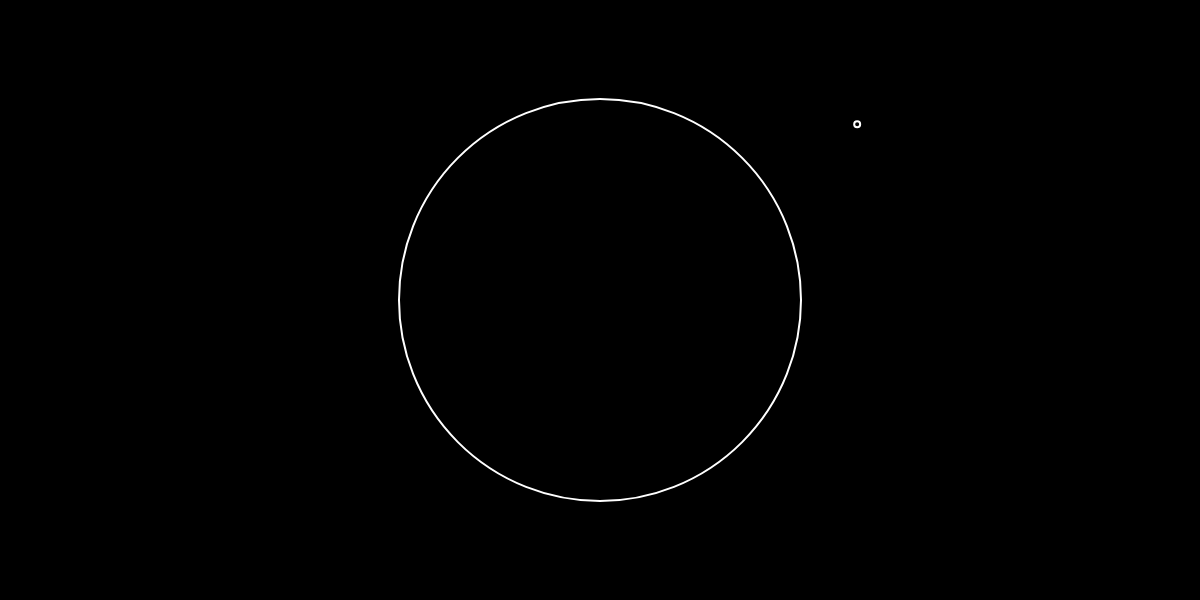
Frame 1 (no input)
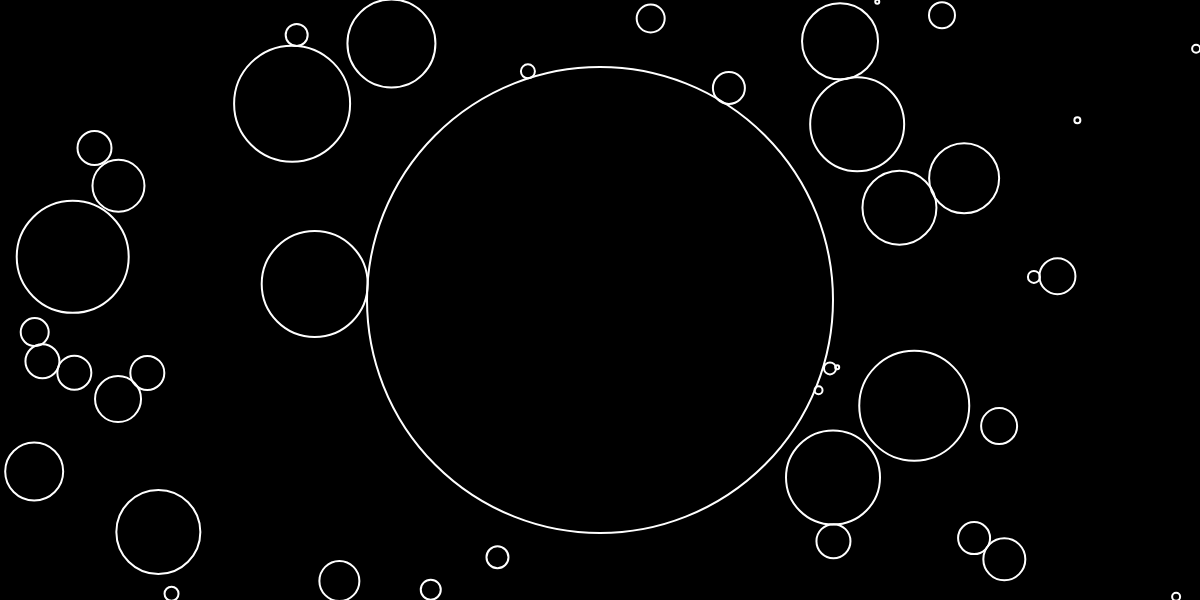
Frame 60 (no input)
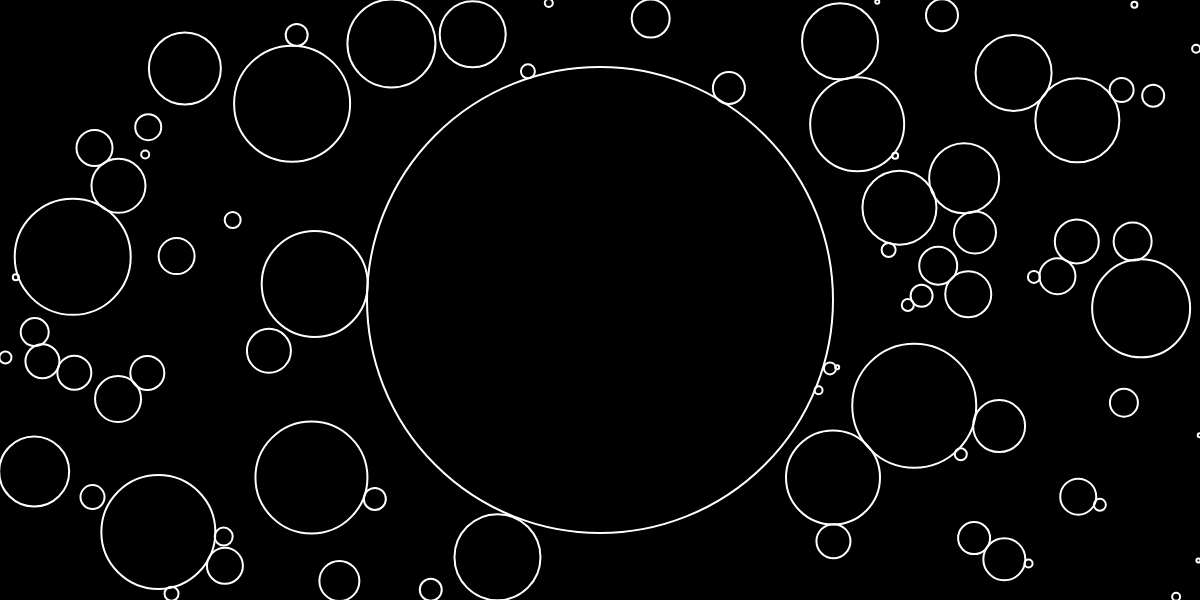
Frame 120 (the mouse pressed at the canvas centre since frame 60)

The p5.js sketch that drew these frames (run headless with seeded random() and noise() and a simulated clock; from frame 60 on, the mouse is pressed at the canvas centre):

// p5.js sketch
// ── sketch.js

let circles = [];
let circleNum = 200;
let radius = 2;

function setup() {
  background(0);
  createCanvas(1200,600);
  stroke(255);
  strokeWeight(1)
  let firstCircle = new Circle(width/2, height/2, 200);
  circles.push(firstCircle);
}

function draw() {
  background(0);

  let newC = newCircle();

  if (newC !=null) {
    circles.push(newC);
  }

  for (let i=0; i < circles.length; i++) {
    if (circles[i].growing) {
      if (circles[i].edges()) {
        circles[i].growing = false;
      } else {
        for (let j=0; j<circles.length; j++) {
          if (circles[i] != circles[j]) {
            let d = dist(circles[i].x, circles[i].y, circles[j].x, circles[j].y);
          if (d < circles[i].r + circles[j].r ) {
            circles[i].growing = false;
            break;
          }
        }
      }
      }
    }
    if (circles[i].edges()) { 
      circles[i].growing = false;
    } else {
      circles[i].grow();
    }
    circles[i].show();
  }
}


function newCircle() {

  let x = random(width)
  let y = random(height)
  let valid = true;
  for (let i=0; i < circles.length; i++) {
    let d = dist(x,y,circles[i].x, circles[i].y);
    if (d < circles[i].r) {
      valid = false;
      break;
    }
  }
  if (valid) { 
    return new Circle(x,y, radius);
  } else {
    return null;
  }
}
// ── circle.js
class Circle {

    constructor(x, y, r) {
        this.x = x;
        this.y = y;
        this.r = r;
        this.growing = true;
    }

    move() {
        this.x = this.x + random(-5, 5);
        this.y = this.y + random(-5, 5);
    }

    show() {
        stroke(255);
        strokeWeight(2);
        noFill();
        ellipse(this.x, this.y, this.r * 2, this.r * 2);
    }

    grow() {
        if (this.growing) {
            this.r = this.r + 1;
        }
    }

    edges() {
        return (this.x + this.r  > width || this.x - this.r < 0 || this.y + this.r > height || this.y - this.r < 0);
    }

}
// ── particle.js
function Particle(x, y) {
    this.pos = createVector(random(width),random(height));
    this.prevPos = createVector(this.pos.x, this.pos.y);
    this.vel = createVector(0,0);
    this.acc = createVector(0,0);
    this.maxspeed = 4;
  
    this.update = function() {
        this.prevPos = this.pos;
      this.vel.add(this.acc);
      this.vel.limit(this.maxspeed);
      this.pos.add(this.vel);
      this.acc.mult(0);
    }
  
    this.applyForce = function(force) {
      this.acc.add(force);
    }
  
    this.show = function() {
    stroke(255, 20);
      strokeWeight(1);
      //point(this.pos.x, this.pos.y);
      line(this.pos.x, this.pos.y, this.prevPos.x, this.prevPos.y)
      this.updatePrev
    }

    this.updatePrev = function() {
        this.prevPos.x = this.pos.x;
        this.prevPos.y = this.pos.y;
    }


    this.edges = function() {
        if (this.pos.x > width) {
            this.pos.x = 0;
            this.updatePrev();
        }
        if (this.pos.x < 0) {
            this.pos.x = width;
            this.updatePrev();
        }
        if (this.pos.y > height) {
            this.pos.y = 0;
            this.updatePrev();
        }
        if (this.pos.y < 0) {
            this.pos.y = height;
            this.updatePrev();
        }
    }

    this.follow = function(vectors) {
        let x = floor(this.pos.x / scl);
        let y = floor(this.pos.y / scl);
        let index = x + y * cols;
        let force = vectors[index];
        this.applyForce(force);
    }
  
}
